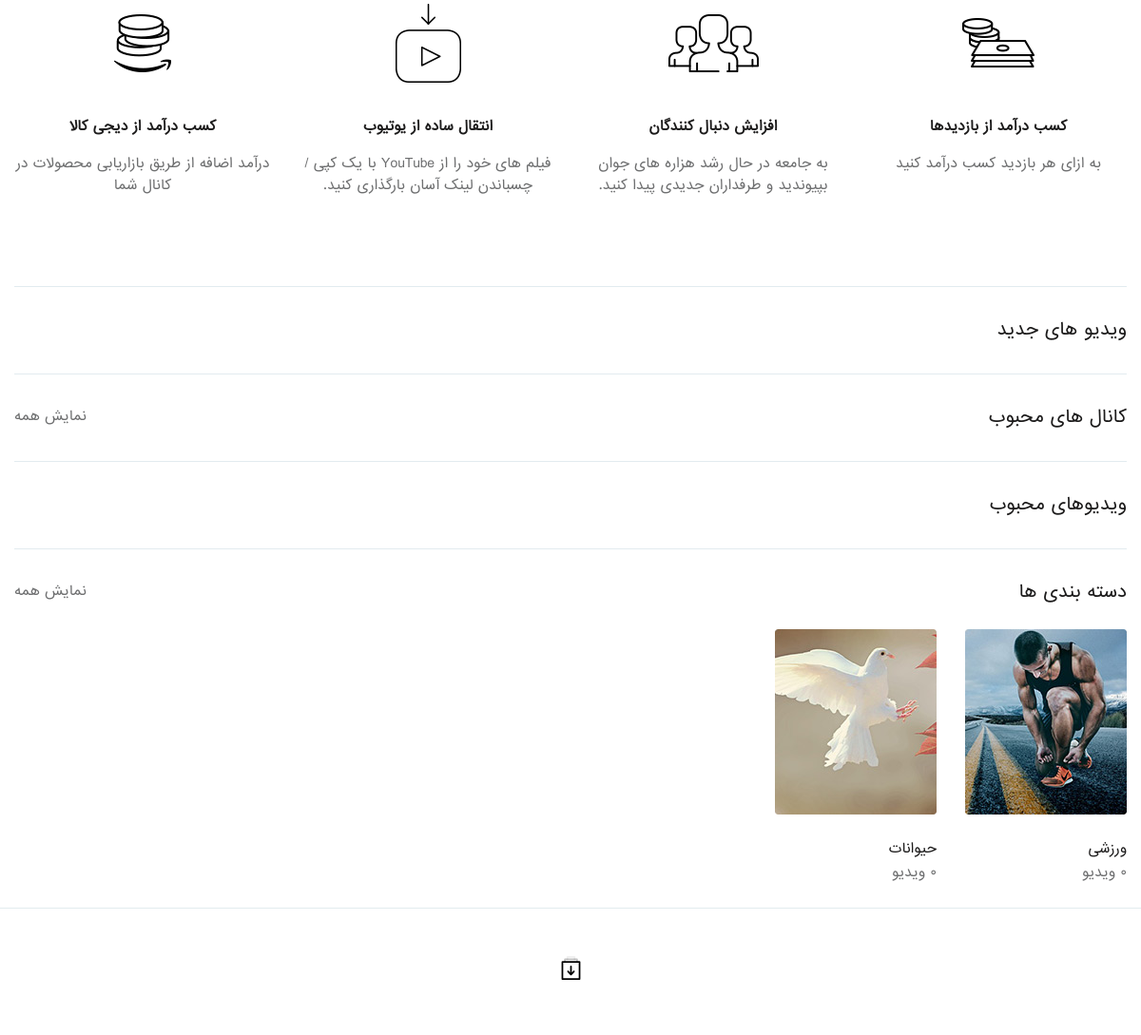
The app's page / (lower part), older data.
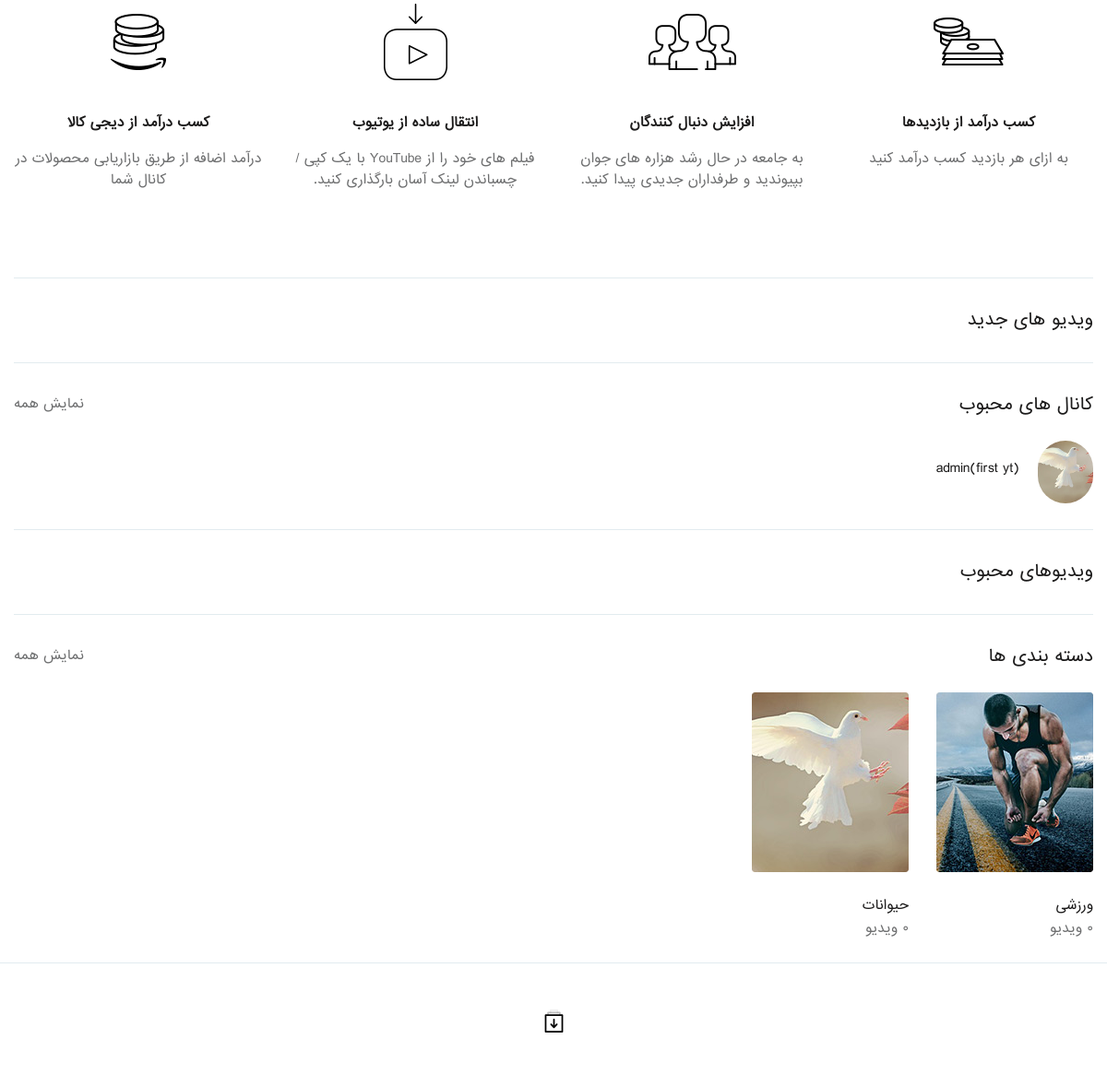
The same page, newer data.
### youtube/models.py (models this page shows, shortened)
class Category(models.Model):
    name = models.CharField(max_length=200,verbose_name='نام دسته بندی')
    image = models.ImageField(null=True)

### account/models.py (models this page shows, shortened)
class Profile(models.Model):
    user = models.ForeignKey(User,on_delete=models.CASCADE)
    follow = models.ManyToManyField('Profile',blank=True)
    channel_name = models.CharField(max_length=30,null=True,unique=True)
    image = models.ImageField(null=True,blank=True)
    banner = models.ImageField(null=True,blank=True)
    description = models.TextField()
    links = RichTextField(null=True)
    created_date = models.DateTimeField(auto_now_add=True)
    updated_date = models.DateTimeField(auto_now=True)

### youtube/views.py (the view)
# urls.py: path('',views.index,name='home'),
def index(request):
    videos = Video.objects.all_video().order_by('-created')
    channels = Profile.objects.exclude(image='').annotate(most_like=Count('video__like')).exclude(most_like=0).order_by('-most_like')[0:4]
    favorite_videos = Video.objects.all_video().annotate(like_count=Count('like')).order_by('-like_count','-created')
    categorys = Category.objects.all()[0:4]
    context = {
        'latest_videos': videos,
        'channels' : channels,
        'favorite_videos' : favorite_videos,
        'categorys' : categorys,
    }
    return render(request,'index.html',context)

### youtube/models.py (called while the page is built)
    def all_video(self,**kwargs):
        return Video.objects.filter(published=True,**kwargs)

### youtube/templatetags/video_tags.py (called while the page is built)
@register.simple_tag(name='count_category_video')
def count_category_video(cat_id):
    category = Category.objects.get(id=cat_id)
    video_count = category.video_set.filter(published=True).count()
    return video_count

### templates/index.html (shortened to what this page needs)
{% extends 'base.html' %}
{% load static %}
{% load video_tags %}
{% block body %}
<section class="services-sec">
	<div class="container">
		<div class="services-row">
			<div class="row">
				<div class="col-lg-3 col-md-6 col-sm-6 col-12">
					<div class="service-col">
						<img src="{% static 'images/sv1.png' %}" alt="">
						<h3>کسب درآمد از بازدیدها</h3>
						<p>به ازای هر بازدید کسب درآمد کنید</p>
					</div>
				</div>
				<div class="col-lg-3 col-md-6 col-sm-6 col-12">
					<div class="service-col">
						<img src="{% static 'images/sv2.png' %}" alt="">
						<h3>افزایش دنبال کنندگان</h3>
						<p>به جامعه در حال رشد هزاره های جوان بپیوندید و طرفداران جدیدی پیدا کنید. </p>
					</div>
				</div>
				<div class="col-lg-3 col-md-6 col-sm-6 col-12">
					<div class="service-col">
						<img src="{% static 'images/sv3.png' %}" alt="">
						<h3>انتقال ساده از یوتیوب</h3>
						<p>فیلم های خود را از YouTube با یک کپی / چسباندن لینک آسان بارگذاری کنید.</p>
					</div>
				</div>
				<div class="col-lg-3 col-md-6 col-sm-6 col-12">
					<div class="service-col">
						<img src="{% static 'images/sv4.png' %}" alt="">
						<h3>کسب درآمد از دیجی کالا </h3>
						<p>درآمد اضافه از طریق بازاریابی محصولات در کانال شما</p>
					</div>
				</div>
			</div>
		</div>
	</div>
</section>
<section class="vds-main">
	<div class="vidz-row">
		<div class="container">
			<div class="vidz_sec">
				<h3>ویدیو های جدید</h3>
			</div>
		</div>
	</div>
	<div class="vidz-row">
		<div class="container">
			<div class="vidz_sec">
				<h3>کانال های محبوب</h3>
				<a href="{% url 'youtube:browse_channels' %}" title="" class="view-btn">نمایش همه</a>
				<div class="vidz_list">
					<div class="row">
						{% for channel in channels %}
						<div class="col-lg-3 col-md-6 col-sm-6 col-6 full_wdth">
							<div class="videoo">
								<div class="vcp_inf">
									<div class="vc_hd">
										<img src="{{channel.image.url}}" alt="">
									</div>
									<div class="vc_info">
										<h4><a href="{% url 'youtube:channel_home_page' channel.id %}" title="">{{channel.channel_name}}</a></h4>
									</div>
								</div>
							</div>
						</div>
						{% endfor %}
					</div>
				</div>
			</div>
		</div>
	</div>
	<div class="vidz-row">
		<div class="container">
			<div class="vidz_sec">
				<h3>ویدیوهای محبوب</h3>
			</div>
		</div>
	</div>
	<div class="vidz-row pop_channels">
		<div class="container">
			<div class="vidz_sec">
				<h3>دسته بندی ها</h3>
				<a href="{% url 'youtube:browse_category' %}" title="همه دسته بندی ها" class="view-btn">نمایش همه</a>
				<div class="vidz_list">
					<div class="row">
						{% for category in categorys %}
						<div class="col-lg-2 col-md-4 col-sm-4 col-6 full_wdth">
							<div class="videoo">
								<div class="vid_thumbainl">
									<a href="#" title="{{category.name}}">
										<img src="{{category.image.url}}" alt="{{category.name}}">
									</a>
								</div>
								<div class="video_info">
									<h3><a href="#">{{category.name}}</a></h3>
									<span>{% count_category_video category.id %} ویدیو</span>
								</div>
							</div>
						</div>
						{% endfor %}
					</div>
				</div>
			</div>
		</div>
	</div>
</section>
<section class="more_items_sec text-center">
	<div class="container">
		<a href="#" title="">
		</a>
	</div>
</section>
{% endblock body %}

Row changes from the older to the newer data that the page shows:
now on this page (row edited): Profile: image (picture), channel_name "admin(first yt)"
